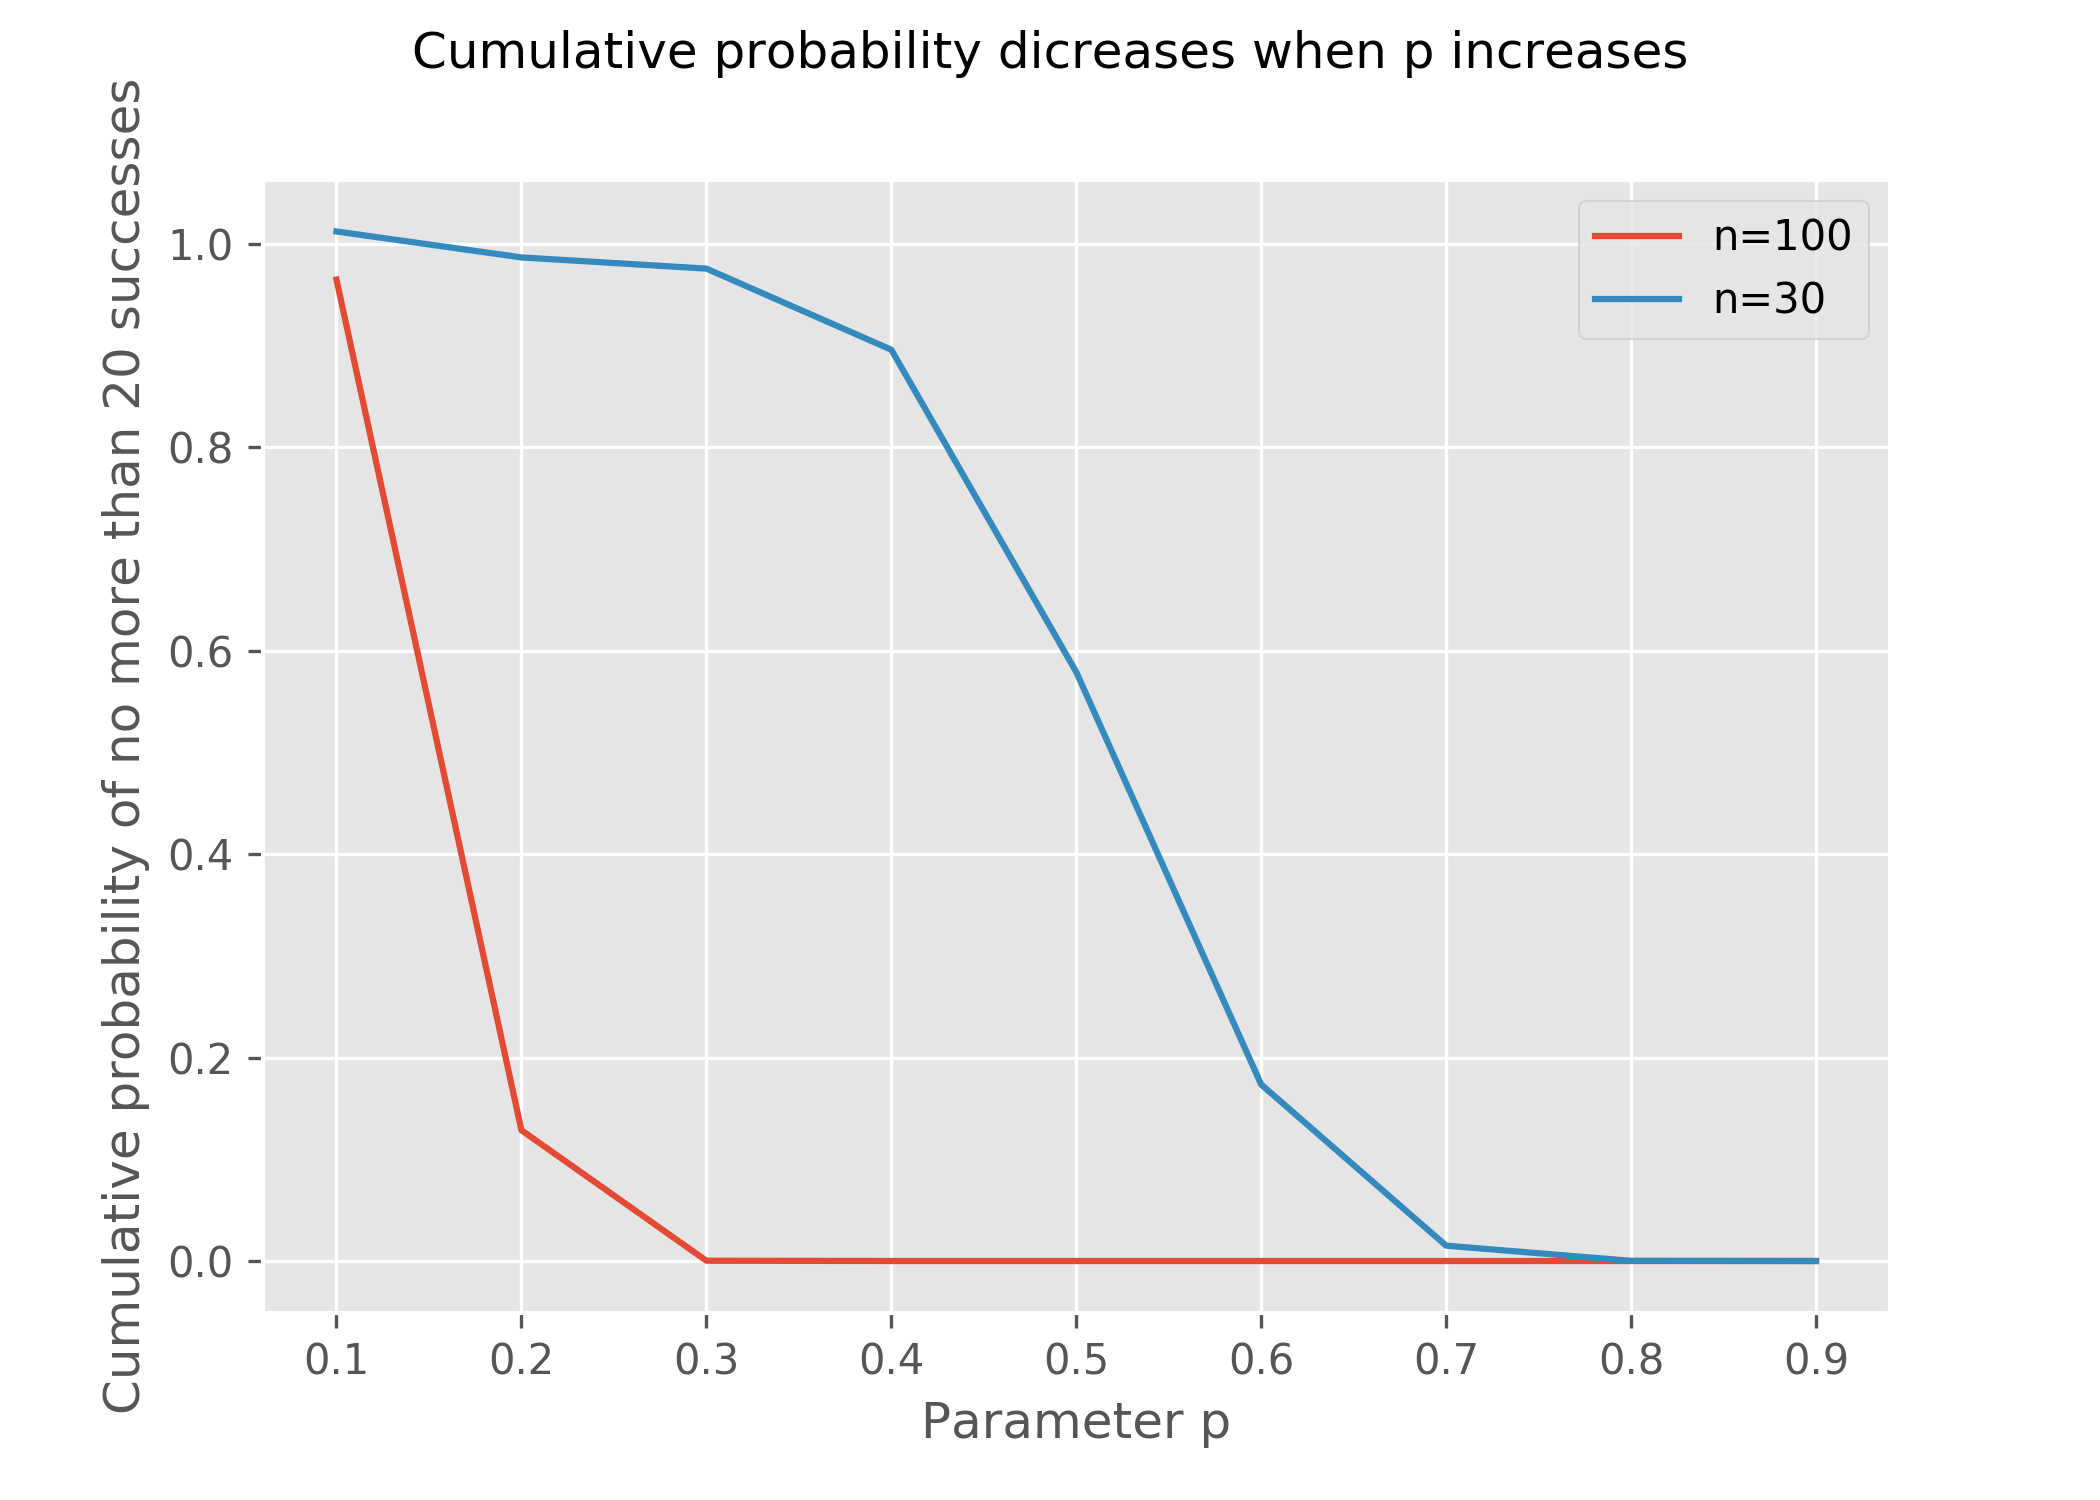

Generate this figure with Python:
# -*- coding: utf-8 -*-
"""
Created on Sat Apr  6 17:35:59 2019

@author: Liu Yang
"""

import matplotlib.pyplot as plt
import numpy as np
plt.style.use('ggplot')

def accumulation(n,p,c,size=10000):
    result=0
    size_float=float(size)
    for i in range(c+1):
        result+=sum(np.random.binomial(n,p,size=size)==i)/size_float        
    return result

n1=100
n2=30
s1=[]
s2=[]
c1=15
c2=25
p=np.arange(0.1,1,0.1)
for ptemp in p:
    s1.append(accumulation(n1,ptemp,c1))
    s2.append(accumulation(n2,ptemp,c1))

fig, ax = plt.subplots(nrows=1,ncols=1,figsize=(7,5))
ax.plot(p,s1,label='n=100')
ax.plot(p,s2,label='n=30')
ax.legend(loc='best')
ax.set_xlabel('Parameter p')
ax.set_ylabel('Cumulative probability of no more than 20 successes')
fig.suptitle('Cumulative probability dicreases when p increases')
fig.savefig(r'C:\Users\10245\Desktop\数学笔记\二项分布参数的检验\binomial_parameter.png',dpi=300)
plt.show()

